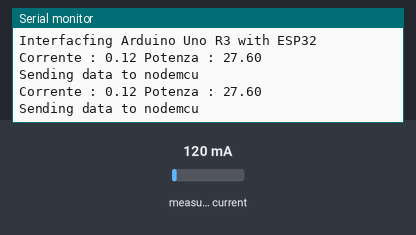
This sketch was run on a simulated Arduino Uno, built with avr-gcc and run on an emulated ATmega328P. Shown: the last lines printed to the serial monitor. The test bench sets the inputs (shaded band); at power-on: measured current 120 mA.

Above: at 2.1 s.
2.2 s: measured current set to 40 mA
At 3.1 s:
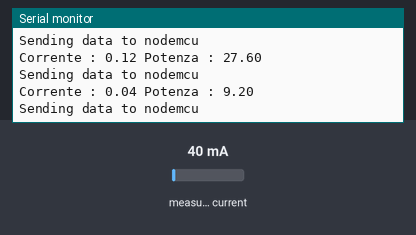
3.8 s: measured current set to 500 mA
At 5.9 s:
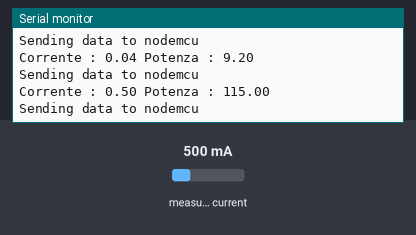
Timing chart, 0 to 7.4 s (numbered marks = the images above; inputs shaded):
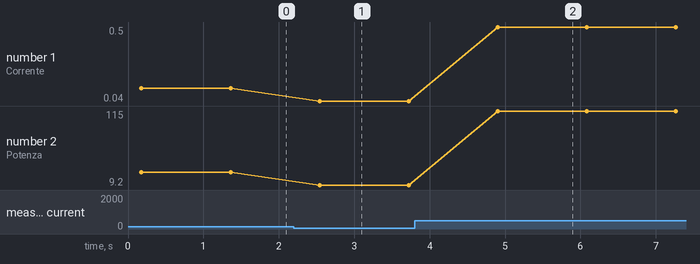

Measured:
- after the input at 2.2 s, the serial monitor: prints a new line after 0.34 s (image 1)
- after the input at 3.8 s, the serial monitor: prints a new line after 1.1 s (image 2)
- plotted number 1: 0.12 → 0.04 after the input at 2.2 s, 0.04 → 0.5 after the input at 3.8 s
- plotted number 2: 27.6 → 9.2 after the input at 2.2 s, 9.2 → 115 after the input at 3.8 s

The sketch:

Arduino-Uno-R3-Current.ino
```cpp
//needed libraries
#include <SoftwareSerial.h>
#include "EmonLib.h"
#include <Wire.h>

//serial port declaration (we only use the TX port)
SoftwareSerial sw(6, 7); // RX, TX
//declaration of the sensor
EnergyMonitor emon1;
//declare voltage
int VOLT = 230.0;
//Pin where the analog input is located
int pin_sct = 0;

//board setup
void setup()
{
  //serial monitor setup
  Serial.begin(115200);
  //serial to ESP setup
  Serial.println("Interfacfing Arduino Uno R3 with ESP32");
  sw.begin(115200);
  //Pin, calibration of the SCt sensor.
  emon1.current(pin_sct, 33);
}

//loop
void loop()
{
  //retrive current
  double Irms = emon1.calcIrms(1480);
  //show current
  Serial.print("Corrente : ");
  Serial.print(Irms);

  //power calculation and show it
  Serial.print(" Potenza : ");
  Serial.println(Irms*VOLT);

  //for debug
  Serial.println("Sending data to nodemcu");

  //serial port TX
  sw.println(Irms);

  delay(1000);
}
```
